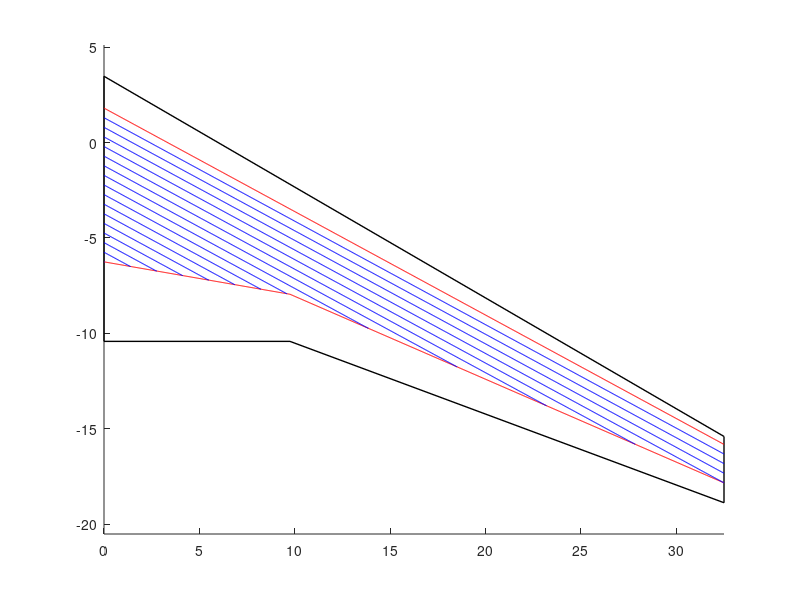

Write MATLAB code to recreate this figure.
clear
clf
clc

% parameters
area = 482; % m^2
wing_span = 65; % m
taper_ratio = 0.25;
quarter_chord_sweep = 26.6; % degrees
trailing_edge_kink = 0.3; % fraction of wing span
area_ratio = 0.0939; % cross-sectional area as a proportion of c^2

% simple design
total_chord = 1 + 1 / taper_ratio;
tip_chord = 2 * area / (wing_span * total_chord);
root_chord = tip_chord / taper_ratio;
qcy = -wing_span / 2 * tand(quarter_chord_sweep);
le_tip = qcy + tip_chord / 4;
te_tip = qcy - 3 * tip_chord / 4;
le_root = root_chord / 4;
te_root = -3 * root_chord / 4;

% wing with trailing edge kink
kink_span = wing_span / 2 * trailing_edge_kink;
% recalculate the wing iteratively
A_tot = 0; % initialize the total area to a value larger than the target area
tip_chord2 = tip_chord;
root_chord2 = root_chord;

% iterative loop
while A_tot < area/2
    A_le = wing_span / 16 * (tip_chord2 + root_chord2);
    A_inner = kink_span / 2 * (3/2 * root_chord2 - kink_span * tand(quarter_chord_sweep));
    A_outer = (wing_span / 2 - kink_span)/2 * (3/4 * root_chord2 - kink_span * tand(quarter_chord_sweep) + 3/4 * tip_chord2);
    A_tot = A_le + A_inner + A_outer;
    root_chord2 = root_chord2 + 1e-3;
    tip_chord2 = root_chord2 * taper_ratio;
end

qcy = -wing_span / 2 * tand(quarter_chord_sweep);
le_tip = qcy + tip_chord2 / 4;
te_tip = qcy - 3 * tip_chord2 / 4;
le_root = root_chord2 / 4;
te_root = -3 * root_chord2 / 4;

% draw the wing
hold on
plot([0, wing_span / 2], [le_root, le_tip], 'k-', 'LineWidth', 1)
plot([0, kink_span], [te_root, te_root], 'k-', 'LineWidth', 1)
plot([kink_span, wing_span / 2], [te_root, te_tip], 'k-', 'LineWidth', 1)
plot([0, 0], [le_root, te_root], 'k-', 'LineWidth', 1)
plot([wing_span / 2, wing_span / 2], [le_tip, te_tip], 'k-', 'LineWidth', 1)
axis equal

% get chord and spars
x = linspace(0, wing_span/2, 1000);
le = le_root + (le_tip - le_root) .* x ./ (wing_span / 2);
te1 = te_root + (te_root - te_tip) .* (kink_span - x) ./ ((wing_span / 2) - kink_span);
te = min(te_root, te1);
chord = le - te;
% front spar/ 
front_spar = le - 0.12 * chord;
rear_spar = te + 0.3 * chord;
front_spar = linspace(front_spar(1), front_spar(end), 1000);
plot(x, front_spar, "r-")
plot(x, rear_spar, "r-")

% stringer layout
tip_stringers = 3; % number of stringers at the top
stringer_spacing = (front_spar(end) - rear_spar(end)) / (tip_stringers + 1);
for i = 1:tip_stringers * 6
    stringer_pos = max(rear_spar, front_spar - i * stringer_spacing);
    end_pos = 1000;
    if any(stringer_pos == rear_spar)
        end_pos = find(stringer_pos == rear_spar, 1);
    end
    plot(x(1:end_pos), stringer_pos(1:end_pos), "b-")
end
num_stringers = floor((front_spar - rear_spar) / stringer_spacing);

